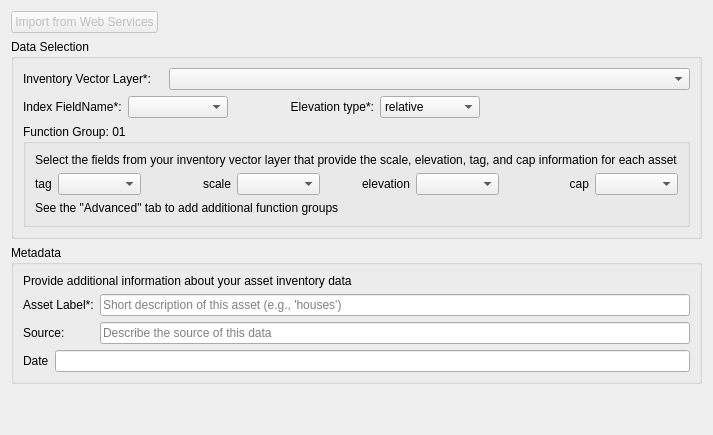
         <widget class="QWidget" name="tab_AI_01_DataSeledction">
          <property name="autoFillBackground">
           <bool>false</bool>
          </property>
          <attribute name="title">
           <string>Data Selection</string>
          </attribute>
          <layout class="QVBoxLayout" name="verticalLayout_11">
           <item>
            <widget class="QPushButton" name="pushButton">
             <property name="enabled">
              <bool>false</bool>
             </property>
             <property name="sizePolicy">
              <sizepolicy hsizetype="Fixed" vsizetype="Fixed">
               <horstretch>0</horstretch>
               <verstretch>0</verstretch>
              </sizepolicy>
             </property>
             <property name="text">
              <string>Import from Web Services</string>
             </property>
            </widget>
           </item>
           <item>
            <widget class="QGroupBox" name="groupBox_02finv">
             <property name="sizePolicy">
              <sizepolicy hsizetype="Expanding" vsizetype="Expanding">
               <horstretch>0</horstretch>
               <verstretch>0</verstretch>
              </sizepolicy>
             </property>
             <property name="autoFillBackground">
              <bool>false</bool>
             </property>
             <property name="title">
              <string>Data Selection</string>
             </property>
             <layout class="QVBoxLayout" name="verticalLayout_12">
              <item>
               <layout class="QHBoxLayout" name="horizontalLayout_36">
                <item>
                 <widget class="QLabel" name="label_3">
                  <property name="sizePolicy">
                   <sizepolicy hsizetype="Fixed" vsizetype="Preferred">
                    <horstretch>0</horstretch>
                    <verstretch>0</verstretch>
                   </sizepolicy>
                  </property>
                  <property name="minimumSize">
                   <size>
                    <width>140</width>
                    <height>0</height>
                   </size>
                  </property>
                  <property name="text">
                   <string>Inventory Vector Layer*:</string>
                  </property>
                 </widget>
                </item>
                <item>
                 <widget class="QgsMapLayerComboBox" name="comboBox_finv_vlay">
                  <property name="sizePolicy">
                   <sizepolicy hsizetype="Expanding" vsizetype="Fixed">
                    <horstretch>0</horstretch>
                    <verstretch>0</verstretch>
                   </sizepolicy>
                  </property>
                 </widget>
                </item>
               </layout>
              </item>
              <item>
               <layout class="QHBoxLayout" name="horizontalLayout_26">
                <item>
                 <widget class="QLabel" name="label_2">
                  <property name="sizePolicy">
                   <sizepolicy hsizetype="Minimum" vsizetype="Preferred">
                    <horstretch>0</horstretch>
                    <verstretch>0</verstretch>
                   </sizepolicy>
                  </property>
                  <property name="minimumSize">
                   <size>
                    <width>50</width>
                    <height>0</height>
                   </size>
                  </property>
                  <property name="maximumSize">
                   <size>
                    <width>99999</width>
                    <height>16777215</height>
                   </size>
                  </property>
                  <property name="text">
                   <string>Index FieldName*:</string>
                  </property>
                 </widget>
                </item>
                <item>
                 <widget class="QgsFieldComboBox" name="mFieldComboBox_cid">
                  <property name="minimumSize">
                   <size>
                    <width>100</width>
                    <height>0</height>
                   </size>
                  </property>
                  <property name="maximumSize">
                   <size>
                    <width>200</width>
                    <height>16777215</height>
                   </size>
                  </property>
                 </widget>
                </item>
                <item>
                 <widget class="QLabel" name="label_8">
                  <property name="sizePolicy">
                   <sizepolicy hsizetype="Preferred" vsizetype="Fixed">
                    <horstretch>0</horstretch>
                    <verstretch>0</verstretch>
                   </sizepolicy>
                  </property>
                  <property name="minimumSize">
                   <size>
                    <width>140</width>
                    <height>0</height>
                   </size>
                  </property>
                  <property name="maximumSize">
                   <size>
                    <width>99999</width>
                    <height>16777215</height>
                   </size>
                  </property>
                  <property name="text">
                   <string>Elevation type*:</string>
                  </property>
                  <property name="alignment">
                   <set>Qt::AlignRight|Qt::AlignTrailing|Qt::AlignVCenter</set>
                  </property>
                 </widget>
                </item>
                <item>
                 <widget class="QComboBox" name="comboBox_AI_elevType">
                  <property name="sizePolicy">
                   <sizepolicy hsizetype="Minimum" vsizetype="Fixed">
                    <horstretch>0</horstretch>
                    <verstretch>0</verstretch>
                   </sizepolicy>
                  </property>
                  <property name="minimumSize">
                   <size>
                    <width>100</width>
                    <height>0</height>
                   </size>
                  </property>
                  <property name="maximumSize">
                   <size>
                    <width>100</width>
                    <height>16777215</height>
                   </size>
                  </property>
                  <property name="toolTip">
                   <string>&lt;html&gt;&lt;head/&gt;&lt;body&gt;&lt;p&gt;Specifies the information type of the elevation fields. 'heights' means the values are relative to the provided DEM while 'elevations' means values are relative to some datum.&lt;/p&gt;&lt;/body&gt;&lt;/html&gt;</string>
                  </property>
                  <property name="currentIndex">
                   <number>0</number>
                  </property>
                  <item>
                   <property name="text">
                    <string>relative</string>
                   </property>
                  </item>
                  <item>
                   <property name="text">
                    <string>absolute</string>
                   </property>
                  </item>
                 </widget>
                </item>
                <item>
                 <spacer name="horizontalSpacer_4">
                  <property name="orientation">
                   <enum>Qt::Horizontal</enum>
                  </property>
                  <property name="sizeHint" stdset="0">
                   <size>
                    <width>40</width>
                    <height>20</height>
                   </size>
                  </property>
                 </spacer>
                </item>
               </layout>
              </item>
              <item>
               <widget class="QGroupBox" name="groupBox_8">
                <property name="title">
                 <string>Function Group: 01</string>
                </property>
                <layout class="QVBoxLayout" name="verticalLayout_18">
                 <item>
                  <widget class="QLabel" name="label_29">
                   <property name="text">
                    <string>Select the fields from your inventory vector layer that provide the scale, elevation, tag, and cap information for each asset</string>
                   </property>
                  </widget>
                 </item>
                 <item>
                  <layout class="QHBoxLayout" name="horizontalLayout_11">
                   <item>
                    <widget class="QLabel" name="label_23">
                     <property name="enabled">
                      <bool>true</bool>
                     </property>
                     <property name="sizePolicy">
                      <sizepolicy hsizetype="Fixed" vsizetype="Preferred">
                       <horstretch>0</horstretch>
                       <verstretch>0</verstretch>
                      </sizepolicy>
                     </property>
                     <property name="text">
                      <string>tag</string>
                     </property>
                    </widget>
                   </item>
                   <item>
                    <widget class="QgsFieldComboBox" name="mFieldComboBox_AI_01_tag"/>
                   </item>
                   <item>
                    <widget class="QLabel" name="label_21">
                     <property name="sizePolicy">
                      <sizepolicy hsizetype="Preferred" vsizetype="Fixed">
                       <horstretch>0</horstretch>
                       <verstretch>0</verstretch>
                      </sizepolicy>
                     </property>
                     <property name="text">
                      <string>scale</string>
                     </property>
                     <property name="alignment">
                      <set>Qt::AlignRight|Qt::AlignTrailing|Qt::AlignVCenter</set>
                     </property>
                    </widget>
                   </item>
                   <item>
                    <widget class="QgsFieldComboBox" name="mFieldComboBox_AI_01_scale"/>
                   </item>
                   <item>
                    <widget class="QLabel" name="label_22">
                     <property name="text">
                      <string>elevation</string>
                     </property>
                     <property name="alignment">
                      <set>Qt::AlignRight|Qt::AlignTrailing|Qt::AlignVCenter</set>
                     </property>
                    </widget>
                   </item>
                   <item>
                    <widget class="QgsFieldComboBox" name="mFieldComboBox_AI_01_elev">
                     <property name="enabled">
                      <bool>true</bool>
                     </property>
                    </widget>
                   </item>
                   <item>
                    <widget class="QLabel" name="label_27">
                     <property name="enabled">
                      <bool>true</bool>
                     </property>
                     <property name="text">
                      <string>cap</string>
                     </property>
                     <property name="alignment">
                      <set>Qt::AlignRight|Qt::AlignTrailing|Qt::AlignVCenter</set>
                     </property>
                    </widget>
                   </item>
                   <item>
                    <widget class="QgsFieldComboBox" name="mFieldComboBox_AI_01_cap">
                     <property name="enabled">
                      <bool>true</bool>
                     </property>
                    </widget>
                   </item>
                  </layout>
                 </item>
                 <item>
                  <widget class="QLabel" name="label_32">
                   <property name="text">
                    <string>See the &quot;Advanced&quot; tab to add additional function groups</string>
                   </property>
                  </widget>
                 </item>
                </layout>
               </widget>
              </item>
             </layout>
            </widget>
           </item>
           <item>
            <widget class="QGroupBox" name="groupBox_4">
             <property name="title">
              <string>Metadata</string>
             </property>
             <layout class="QVBoxLayout" name="verticalLayout_19">
              <item>
               <widget class="QLabel" name="label_33">
                <property name="text">
                 <string>Provide additional information about your asset inventory data</string>
                </property>
               </widget>
              </item>
              <item>
               <layout class="QFormLayout" name="formLayout">
                <item row="2" column="0">
                 <widget class="QLabel" name="dataSourceLabel">
                  <property name="text">
                   <string>Source:</string>
                  </property>
                 </widget>
                </item>
                <item row="2" column="1">
                 <widget class="QLineEdit" name="dataSourceLineEdit_AI">
                  <property name="placeholderText">
                   <string>Describe the source of this data</string>
                  </property>
                 </widget>
                </item>
                <item row="1" column="1">
                 <widget class="QLineEdit" name="labelLineEdit_AI_label">
                  <property name="placeholderText">
                   <string>Short description of this asset (e.g., 'houses')</string>
                  </property>
                 </widget>
                </item>
                <item row="1" column="0">
                 <widget class="QLabel" name="labelLabel">
                  <property name="text">
                   <string>Asset Label*:</string>
                  </property>
                 </widget>
                </item>
               </layout>
              </item>
              <item>
               <layout class="QFormLayout" name="formLayout_2">
                <item row="0" column="0">
                 <widget class="QLabel" name="dateLabel">
                  <property name="text">
                   <string>Date</string>
                  </property>
                 </widget>
                </item>
                <item row="0" column="1">
                 <widget class="QLineEdit" name="dateLineEdit_AI"/>
                </item>
               </layout>
              </item>
             </layout>
            </widget>
           </item>
           <item>
            <spacer name="verticalSpacer_5">
             <property name="orientation">
              <enum>Qt::Vertical</enum>
             </property>
             <property name="sizeHint" stdset="0">
              <size>
               <width>20</width>
               <height>40</height>
              </size>
             </property>
            </spacer>
           </item>
          </layout>
         </widget>
